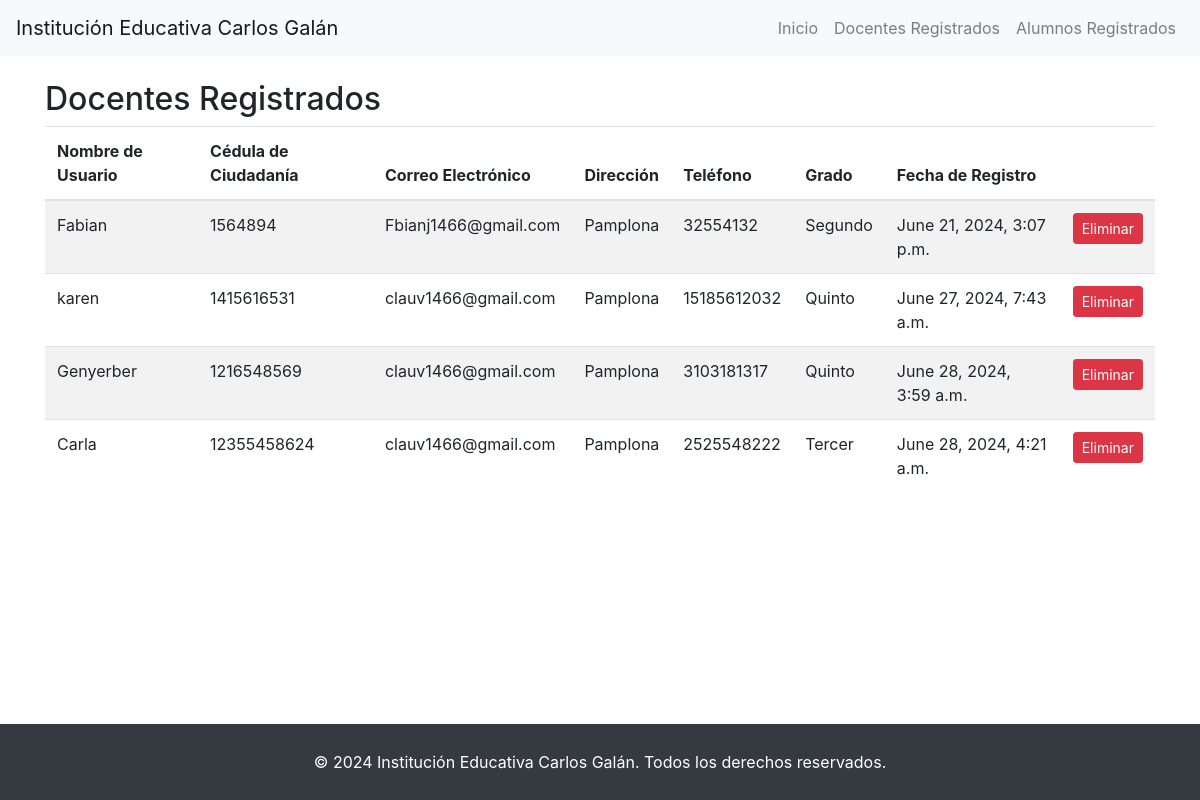
The page /escuela/teacher/ (signed in) on the database its author committed.
### escuela/models.py (models this page shows, shortened)
class Teacher(models.Model):
    user = models.OneToOneField(User, on_delete=models.CASCADE)
    cc = models.IntegerField(unique=True)  # Cédula de ciudadanía, asegurando que sea única
    fecha_registro = models.DateTimeField(auto_now_add=True)  # Fecha de registro automática
    direccion = models.CharField(max_length=100)  # Dirección, ajustada a un tamaño razonable
    telefono = models.CharField(max_length=15)  # Teléfono, usando CharField para permitir diferentes formatos
    grado = models.CharField(max_length=30)

### escuela/views.py (the view)
# urls.py: path('teacher/', views.view_teachers, name='teacher'),
@login_required
def view_teachers(request):
    teachers = Teacher.objects.all()
    return render(request, 'teacher.html', {'teachers': teachers})

### escuela/templates/teacher.html (shortened to what this page needs)
<!DOCTYPE html>
<html lang="en">
<head>
    <link rel="stylesheet" href="https://stackpath.bootstrapcdn.com/bootstrap/4.5.2/css/bootstrap.min.css">
</head>
<body>
    <header>
        <nav class="navbar navbar-expand-lg navbar-light bg-light">
            <a class="navbar-brand" href="#">Institución Educativa Carlos Galán</a>
            <div class="collapse navbar-collapse" id="navbarNav">
                <ul class="navbar-nav ml-auto">
                    <li class="nav-item">
                        <a class="nav-link" href="{% url 'home' %}">Inicio</a>
                    </li>
                    <li class="nav-item">
                        <a class="nav-link" href="{% url 'teacher' %}">Docentes Registrados</a>
                    </li>
                    <li class="nav-item">
                        <a class="nav-link" href="{% url 'student' %}">Alumnos Registrados</a>
                    </li>
                </ul>
            </div>
        </nav>
    </header>
    <div class="container mt-4">
        <h2>Docentes Registrados</h2>
        <table class="table table-striped">
            <thead>
                <tr>
                    <th>Nombre de Usuario</th>
                    <th>Cédula de Ciudadanía</th>
                    <th>Correo Electrónico</th>
                    <th>Dirección</th>
                    <th>Teléfono</th>
                    <th>Grado</th>
                    <th>Fecha de Registro</th>
                    <th></th>
                </tr>
            </thead>
            <tbody>
                {% for teacher in teachers %}
                <tr>
                    <td>{{ teacher.user.username }}</td>
                    <td>{{ teacher.cc }}</td>
                    <td>{{ teacher.user.email }}</td>
                    <td>{{ teacher.direccion }}</td>
                    <td>{{ teacher.telefono }}</td>
                    <td>{{teacher.grado}}</td>
                    <td>{{ teacher.fecha_registro }}</td>
                    <td><a href="{% url 'delete_teacher' teacher.pk %}" class="btn btn-danger btn-sm">Eliminar</a></td>
                </tr>
                {% endfor %}
            </tbody>
        </table>
    </div>
    <footer class="bg-dark text-center">
        <div class="text-white py-3">
            © 2024 Institución Educativa Carlos Galán. Todos los derechos reservados.
        </div>
    </footer>
</body>
</html>

### escuela/templates/teacher.html (style rules this page uses)
body { display: flex; flex-direction: column; min-height: 100vh; }
footer { margin-top: auto; background-color: #f8f9fa; padding: 10px 0; text-align: center; color: white; }

### rows shown on the page
Teacher: user.username "Fabian", cc "1564894", user.email "Fbianj1466@gmail.com", direccion "Pamplona", telefono "32554132", grado "Segundo", fecha_registro "June 21, 2024, 3:07 p.m."
Teacher: user.username "karen", cc "1415616531", user.email "clauv1466@gmail.com", direccion "Pamplona", telefono "15185612032", grado "Quinto", fecha_registro "June 27, 2024, 7:43 a.m."
Teacher: user.username "Genyerber", cc "1216548569", user.email "clauv1466@gmail.com", direccion "Pamplona", telefono "3103181317", grado "Quinto", fecha_registro "June 28, 2024, 3:59 a.m."
Teacher: user.username "Carla", cc "12355458624", user.email "clauv1466@gmail.com", direccion "Pamplona", telefono "2525548222", grado "Tercer", fecha_registro "June 28, 2024, 4:21 a.m."
